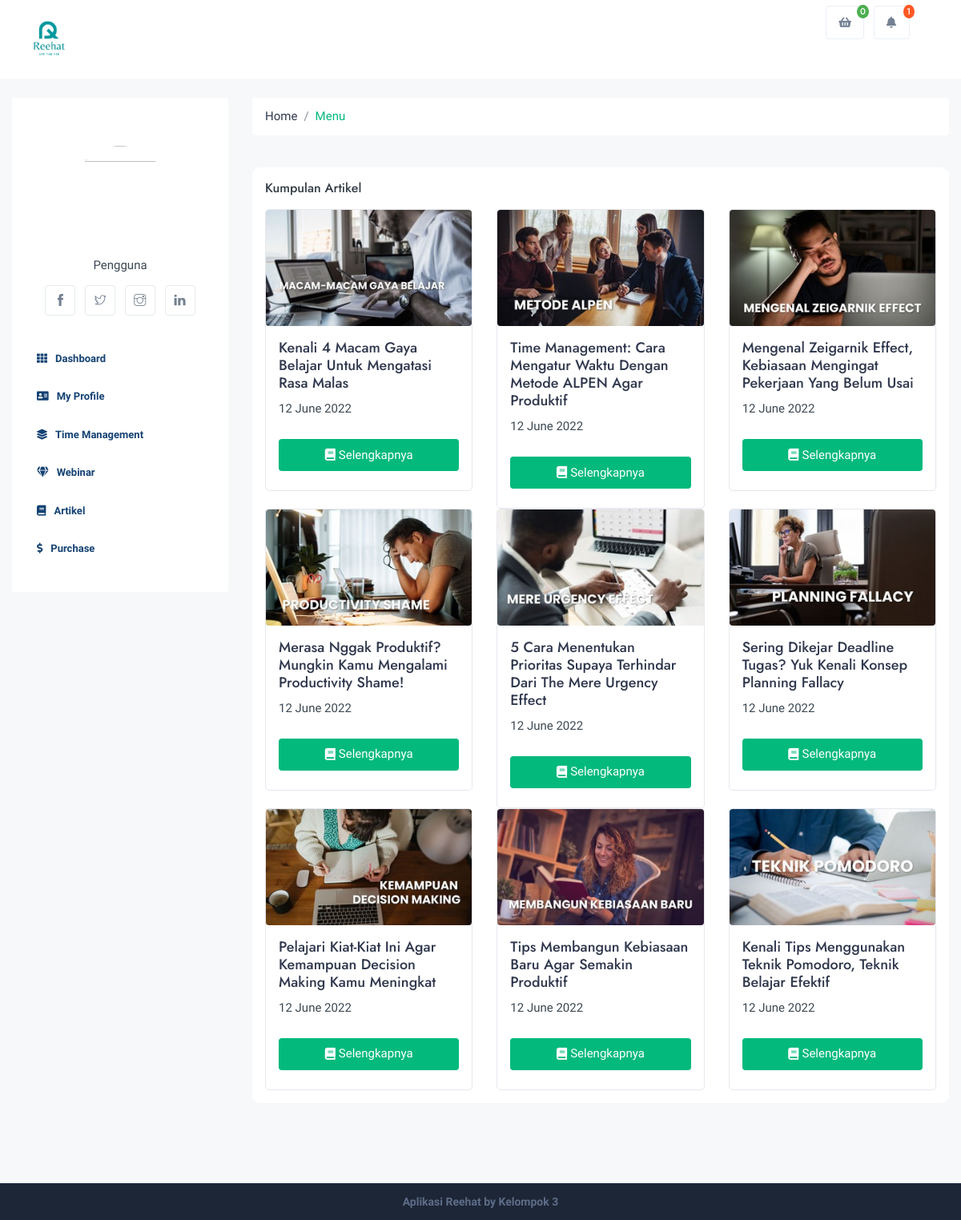
The app's page /index.php/user/artikel with its own data.
### tables this page shows
CREATE TABLE `articles` (
  `id` int(11) NOT NULL,
  `title` varchar(128) NOT NULL,
  `description` text NOT NULL,
  `picture` varchar(128) NOT NULL,
  `url` varchar(128) NOT NULL,
  `updated_at` varchar(25) NOT NULL,
  `created_at` varchar(25) NOT NULL
);

### application/controllers/User.php (called while the page is built, shortened)
<?php
class User extends CI_Controller {
	public function __construct()
	{
		$this->load->model('User_model');
	}
	public function artikel()
	{
		$data = [
			'title' => 'Artikel User',
			'user' => $this->db->get_where('users', ['email' => $this->session->userdata('email')])->row_array(),
			'payments' => $this->db->where('name_user', $this->session->userdata('full_name'))->get('payments'),
			'payment_notif' => $this->db->where('name_user', $this->session->userdata('full_name'))->get('payments')->num_rows(),
			'articles' => $this->db->order_by('id','DESC')->get('articles')
		];
		$this->load->view('template/user/header', $data);
		$this->load->view('pages/user/artikel/list', $data);
		$this->load->view('template/user/footer');
	}
}

### index.php (called while the page is built, shortened)
<?php
require_once BASEPATH.'core/CodeIgniter.php';

### application/views/pages/user/artikel/list.php (the view)
<div class="row">
    <div class="col-xl-12 col-lg-12 col-md-12">
        <div class="dashboard_wrap">
            <div class="row justify-content-between">
                <div class="col-xl-8 col-lg-9 col-md-12">
                    <div class="form-group smalls">
                        <h6 class="m-0">Kumpulan Artikel</h6>
                    </div>
                </div>
            </div>
            <div class="row">
                <?php foreach($articles->result() as $artikel): ?>
                <div class="col-xl-4 col-lg-6 col-md-6 col-sm-12">
                    <div class="th_sety">
                        <div class="th_sety_thumb">
                            <a href="<?= base_url('user/artikel'); ?>/<?= $artikel->url ?>">
                                <img src="<?= base_url('assets/img/artikel'); ?>/<?= $artikel->picture ?>" class="img-fluid rounded" alt="" />
                            </a>
                        </div>
                        <div class="th_sety_caption">
                            <h5><a href="<?= base_url('user/artikel'); ?>/<?= $artikel->url ?>"><?= $artikel->title ?></a></h5>
                            <p><?= $artikel->created_at ?></p>
                            <a href="<?= base_url('user/artikel'); ?>/<?= $artikel->url ?>" class="them_sct active mt-4 mb-2"><i class="fas fa-book mr-1"></i>Selengkapnya</a>
                        </div>
                    </div>
                </div>
                <?php endforeach ?>
            </div>
        </div>
    </div>
</div>

### records on screen
articles: picture (picture), title "Kenali 4 Macam Gaya Belajar Untuk Mengatasi Rasa Malas", created_at "12 June 2022"
articles: picture (picture), title "Time Management: Cara Mengatur Waktu Dengan Metode ALPEN Agar Produktif", created_at "12 June 2022"
articles: picture (picture), title "Mengenal Zeigarnik Effect, Kebiasaan Mengingat Pekerjaan Yang Belum Usai", created_at "12 June 2022"
articles: picture (picture), title "Merasa Nggak Produktif? Mungkin Kamu Mengalami Productivity Shame!", created_at "12 June 2022"
articles: picture (picture), title "5 Cara Menentukan Prioritas Supaya Terhindar Dari The Mere Urgency Effect", created_at "12 June 2022"
articles: picture (picture), title "Sering Dikejar Deadline Tugas? Yuk Kenali Konsep Planning Fallacy", created_at "12 June 2022"
articles: picture (picture), title "Pelajari Kiat-Kiat Ini Agar Kemampuan Decision Making Kamu Meningkat", created_at "12 June 2022"
articles: picture (picture), title "Tips Membangun Kebiasaan Baru Agar Semakin Produktif", created_at "12 June 2022"
articles: picture (picture), title "Kenali Tips Menggunakan Teknik Pomodoro, Teknik Belajar Efektif", created_at "12 June 2022"

### other values on screen
$payment_notif "0"
